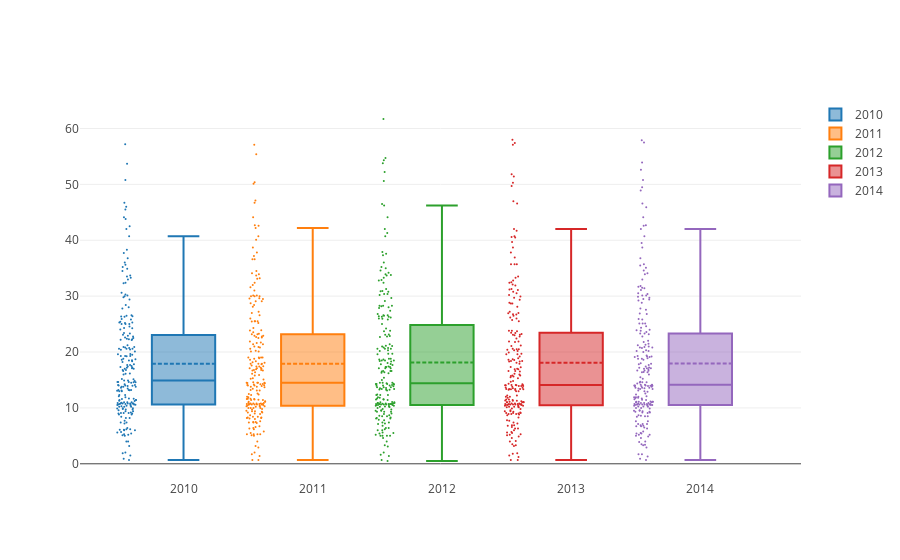

Here is the notebook cell this chart was saved with:
### Code cell
trace = []
for year in years :
    trace.append(
        go.Box(
        y=initial_df[year],
        name=year,
        boxpoints='all',
        jitter=0.3,
        pointpos=-1.8,
        marker=dict(
                size=2,
            ),
        boxmean=True,
        text=initial_df.index)
    )

py.iplot(trace)

### Figure 1 — Plotly figure (JSON) as saved in the notebook; plotly's stock layout.template omitted (floating-point values rounded to 4 significant figures; data arrays with more than 128 entries replaced by an {"elided": "..."} marker saying what was removed)
{"data": [{"boxmean": true, "boxpoints": "all", "jitter": 0.3, "marker": {"size": 2}, "name": "2010", "pointpos": -1.8, "text": {"elided": "219 str values"}, "type": "box", "y": {"elided": "219 float values"}}, {"boxmean": true, "boxpoints": "all", "jitter": 0.3, "marker": {"size": 2}, "name": "2011", "pointpos": -1.8, "text": {"elided": "219 str values"}, "type": "box", "y": {"elided": "219 float values"}}, {"boxmean": true, "boxpoints": "all", "jitter": 0.3, "marker": {"size": 2}, "name": "2012", "pointpos": -1.8, "text": {"elided": "219 str values"}, "type": "box", "y": {"elided": "219 float values"}}, {"boxmean": true, "boxpoints": "all", "jitter": 0.3, "marker": {"size": 2}, "name": "2013", "pointpos": -1.8, "text": {"elided": "219 str values"}, "type": "box", "y": {"elided": "219 float values"}}, {"boxmean": true, "boxpoints": "all", "jitter": 0.3, "marker": {"size": 2}, "name": "2014", "pointpos": -1.8, "text": {"elided": "219 str values"}, "type": "box", "y": {"elided": "219 float values"}}], "layout": {}}
